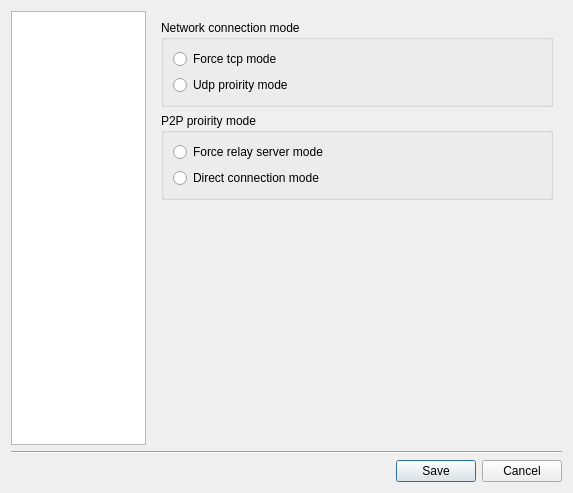
<?xml version="1.0" encoding="UTF-8"?>
<ui version="4.0">
 <class>QKxOptionsDialog</class>
 <widget class="QDialog" name="QKxOptionsDialog">
  <property name="geometry">
   <rect>
    <x>0</x>
    <y>0</y>
    <width>573</width>
    <height>493</height>
   </rect>
  </property>
  <property name="windowTitle">
   <string>Dialog</string>
  </property>
  <layout class="QVBoxLayout" name="verticalLayout">
   <item>
    <layout class="QHBoxLayout" name="horizontalLayout">
     <item>
      <widget class="QTreeView" name="type">
       <property name="maximumSize">
        <size>
         <width>135</width>
         <height>16777215</height>
        </size>
       </property>
       <attribute name="headerVisible">
        <bool>false</bool>
       </attribute>
       <attribute name="headerDefaultSectionSize">
        <number>50</number>
       </attribute>
      </widget>
     </item>
     <item>
      <widget class="QStackedWidget" name="stacked">
       <widget class="QWidget" name="network">
        <layout class="QVBoxLayout" name="verticalLayout_2">
         <item>
          <widget class="QGroupBox" name="groupBox">
           <property name="title">
            <string>Network connection mode</string>
           </property>
           <layout class="QVBoxLayout" name="verticalLayout_3">
            <item>
             <widget class="QRadioButton" name="netTcpForce">
              <property name="text">
               <string>Force tcp mode</string>
              </property>
             </widget>
            </item>
            <item>
             <widget class="QRadioButton" name="netUdpProirity">
              <property name="text">
               <string>Udp proirity mode</string>
              </property>
             </widget>
            </item>
           </layout>
          </widget>
         </item>
         <item>
          <widget class="QGroupBox" name="groupBox_3">
           <property name="title">
            <string>P2P proirity mode</string>
           </property>
           <layout class="QVBoxLayout" name="verticalLayout_6">
            <item>
             <widget class="QRadioButton" name="p2pRelay">
              <property name="text">
               <string>Force relay server mode</string>
              </property>
             </widget>
            </item>
            <item>
             <widget class="QRadioButton" name="p2pDirect">
              <property name="text">
               <string>Direct connection mode</string>
              </property>
             </widget>
            </item>
           </layout>
          </widget>
         </item>
         <item>
          <spacer name="verticalSpacer">
           <property name="orientation">
            <enum>Qt::Vertical</enum>
           </property>
           <property name="sizeHint" stdset="0">
            <size>
             <width>20</width>
             <height>40</height>
            </size>
           </property>
          </spacer>
         </item>
        </layout>
       </widget>
       <widget class="QWidget" name="desktop">
        <layout class="QVBoxLayout" name="verticalLayout_5">
         <item>
          <widget class="QGroupBox" name="groupBox_2">
           <property name="title">
            <string>Generic</string>
           </property>
           <layout class="QVBoxLayout" name="verticalLayout_4">
            <item>
             <widget class="QCheckBox" name="localMouse">
              <property name="text">
               <string>Show local mouse position</string>
              </property>
             </widget>
            </item>
           </layout>
          </widget>
         </item>
         <item>
          <spacer name="verticalSpacer_2">
           <property name="orientation">
            <enum>Qt::Vertical</enum>
           </property>
           <property name="sizeHint" stdset="0">
            <size>
             <width>20</width>
             <height>40</height>
            </size>
           </property>
          </spacer>
         </item>
        </layout>
       </widget>
      </widget>
     </item>
    </layout>
   </item>
   <item>
    <widget class="Line" name="line">
     <property name="orientation">
      <enum>Qt::Horizontal</enum>
     </property>
    </widget>
   </item>
   <item>
    <layout class="QHBoxLayout" name="horizontalLayout_2">
     <item>
      <spacer name="horizontalSpacer">
       <property name="orientation">
        <enum>Qt::Horizontal</enum>
       </property>
       <property name="sizeHint" stdset="0">
        <size>
         <width>40</width>
         <height>20</height>
        </size>
       </property>
      </spacer>
     </item>
     <item>
      <widget class="QPushButton" name="btnSave">
       <property name="text">
        <string>Save</string>
       </property>
      </widget>
     </item>
     <item>
      <widget class="QPushButton" name="btnCancel">
       <property name="text">
        <string>Cancel</string>
       </property>
      </widget>
     </item>
    </layout>
   </item>
  </layout>
 </widget>
 <resources/>
 <connections/>
</ui>
